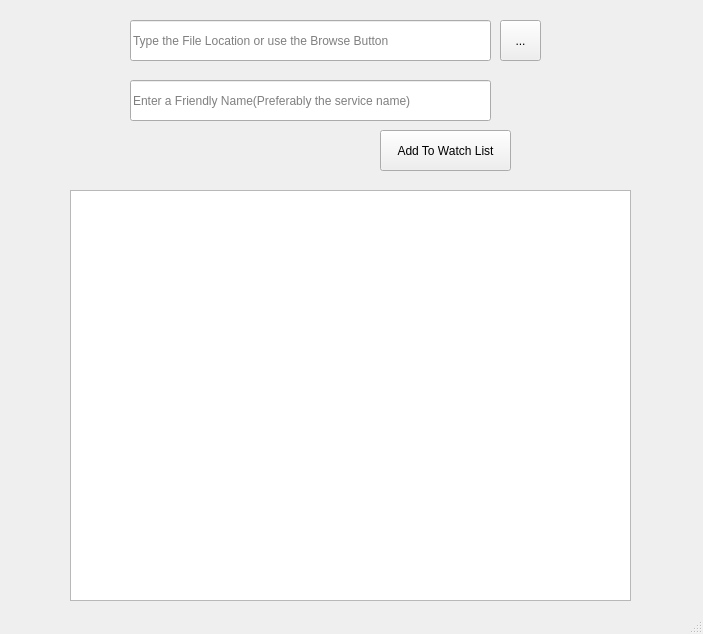
<?xml version="1.0" encoding="UTF-8"?>
<ui version="4.0">
 <class>ErrifierGUI</class>
 <widget class="QMainWindow" name="ErrifierGUI">
  <property name="geometry">
   <rect>
    <x>0</x>
    <y>0</y>
    <width>703</width>
    <height>634</height>
   </rect>
  </property>
  <property name="windowTitle">
   <string>ErrifierGUI</string>
  </property>
  <property name="windowIcon">
   <iconset resource="errifier.qrc">
    <normaloff>:/icon.png</normaloff>:/icon.png</iconset>
  </property>
  <widget class="QWidget" name="centralWidget">
   <widget class="QLineEdit" name="txt_file">
    <property name="geometry">
     <rect>
      <x>130</x>
      <y>20</y>
      <width>361</width>
      <height>41</height>
     </rect>
    </property>
    <property name="placeholderText">
     <string>Type the File Location or use the Browse Button</string>
    </property>
   </widget>
   <widget class="QPushButton" name="watch">
    <property name="geometry">
     <rect>
      <x>380</x>
      <y>130</y>
      <width>131</width>
      <height>41</height>
     </rect>
    </property>
    <property name="text">
     <string>Add To Watch List</string>
    </property>
   </widget>
   <widget class="QToolButton" name="browse">
    <property name="geometry">
     <rect>
      <x>500</x>
      <y>20</y>
      <width>41</width>
      <height>41</height>
     </rect>
    </property>
    <property name="text">
     <string>...</string>
    </property>
   </widget>
   <widget class="QLineEdit" name="txt_friendly">
    <property name="geometry">
     <rect>
      <x>130</x>
      <y>80</y>
      <width>361</width>
      <height>41</height>
     </rect>
    </property>
    <property name="placeholderText">
     <string>Enter a Friendly Name(Preferably the service name)</string>
    </property>
   </widget>
   <widget class="QTableView" name="tableView">
    <property name="enabled">
     <bool>true</bool>
    </property>
    <property name="geometry">
     <rect>
      <x>70</x>
      <y>190</y>
      <width>561</width>
      <height>411</height>
     </rect>
    </property>
    <property name="editTriggers">
     <set>QAbstractItemView::NoEditTriggers</set>
    </property>
    <property name="selectionMode">
     <enum>QAbstractItemView::NoSelection</enum>
    </property>
   </widget>
  </widget>
  <widget class="QMenuBar" name="menuBar">
   <property name="enabled">
    <bool>false</bool>
   </property>
   <property name="geometry">
    <rect>
     <x>0</x>
     <y>0</y>
     <width>703</width>
     <height>25</height>
    </rect>
   </property>
  </widget>
  <widget class="QStatusBar" name="statusBar">
   <property name="enabled">
    <bool>false</bool>
   </property>
  </widget>
 </widget>
 <layoutdefault spacing="6" margin="11"/>
 <resources>
  <include location="errifier.qrc"/>
 </resources>
 <connections/>
</ui>
